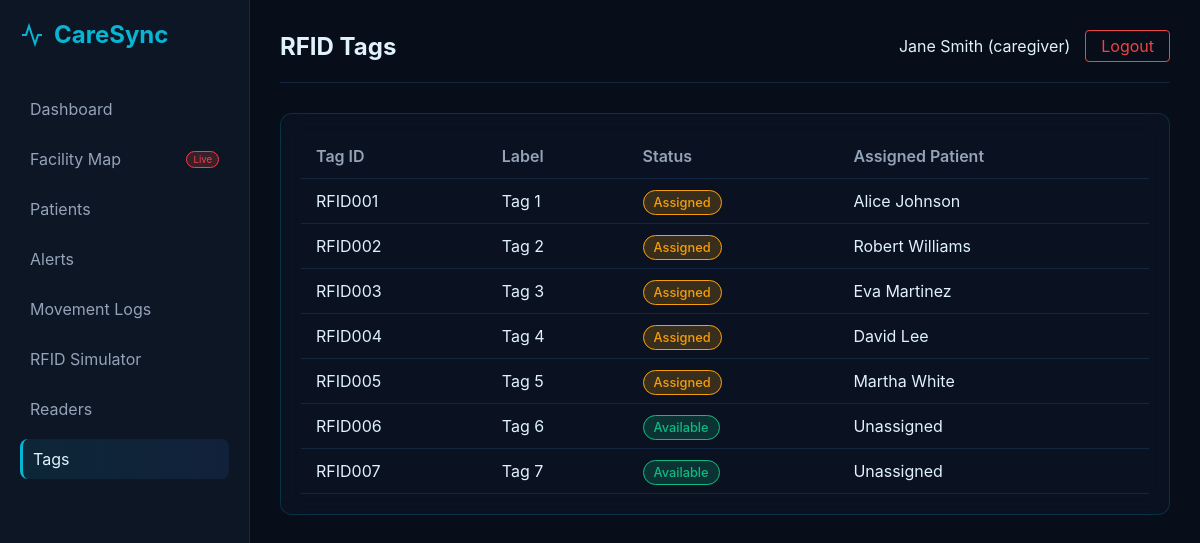
The page /rfid/tags (signed in) on the database its author committed.
### tables this page shows
CREATE TABLE rfid_tags (
    id INTEGER PRIMARY KEY AUTOINCREMENT,
    tag_id TEXT UNIQUE NOT NULL,
    tag_label TEXT,
    status TEXT NOT NULL DEFAULT 'Available',
    assigned_patient_id INTEGER,
    FOREIGN KEY(assigned_patient_id) REFERENCES patients(id)
);

CREATE TABLE patients (
    id INTEGER PRIMARY KEY AUTOINCREMENT,
    patient_code TEXT UNIQUE NOT NULL,
    name TEXT NOT NULL,
    age INTEGER,
    gender TEXT,
    medical_condition TEXT,
    rfid_tag_id TEXT,
    assigned_caregiver_id INTEGER,
    current_location TEXT,
    room_number TEXT,
    status TEXT NOT NULL DEFAULT 'Normal',
    emergency_contact TEXT,
    notes TEXT,
    last_seen DATETIME,
    FOREIGN KEY(rfid_tag_id) REFERENCES rfid_tags(tag_id),
    FOREIGN KEY(assigned_caregiver_id) REFERENCES users(id)
);

### routes/rfid_routes.py (the view)
@rfid_bp.route('/tags')
@login_required
def list_tags():
    tags = query_db("""
        SELECT t.*, p.name as patient_name
        FROM rfid_tags t
        LEFT JOIN patients p ON t.assigned_patient_id = p.id
    """)
    return render_template('rfid/tags.html', tags=tags)

### database/db.py (called while the page is built)
def get_db():
    db = getattr(g, '_database', None)
    if db is None:
        db = g._database = sqlite3.connect(DATABASE)
        db.row_factory = sqlite3.Row
    return db

def close_connection(exception):
    db = getattr(g, '_database', None)
    if db is not None:
        db.close()

def query_db(query, args=(), one=False):
    cur = get_db().execute(query, args)
    rv = cur.fetchall()
    cur.close()
    return (rv[0] if rv else None) if one else rv

### routes/auth_routes.py (called while the page is built)
def login_required(f):
    @wraps(f)
    def decorated_function(*args, **kwargs):
        if 'user_id' not in session:
            return redirect(url_for('auth.login', next=request.url))
        return f(*args, **kwargs)
    return decorated_function

### templates/rfid/tags.html (shortened to what this page needs)
{% extends 'base.html' %}
{% block page_title %}RFID Tags{% endblock %}
{% block content %}
<div class="card">
    <table>
        <thead>
            <tr>
                <th>Tag ID</th>
                <th>Label</th>
                <th>Status</th>
                <th>Assigned Patient</th>
            </tr>
        </thead>
        <tbody>
            {% for t in tags %}
            <tr>
                <td>{{ t.tag_id }}</td>
                <td>{{ t.tag_label }}</td>
                <td>
                    {% if t.status == 'Assigned' %}
                        <span class="badge amber">{{ t.status }}</span>
                    {% else %}
                        <span class="badge green">{{ t.status }}</span>
                    {% endif %}
                </td>
                <td>{{ t.patient_name or 'Unassigned' }}</td>
            </tr>
            {% endfor %}
        </tbody>
    </table>
</div>
{% endblock %}

### static/css/style.css (style rules this page uses)
:root { --bg-dark: #070d19; --bg-card: rgba(16, 26, 43, 0.7); --border-color: rgba(43, 90, 150, 0.3); --text-primary: #e0f2fe; --text-secondary: #94a3b8; --accent-cyan: #06b6d4; --accent-blue: #3b82f6; --status-green: #10b981; --status-amber: #f59e0b; --status-red: #ef4444; --glass-bg: rgba(16, 26, 43, 0.4); --glass-border: rgba(6, 182, 212, 0.2); --glass-blur: blur(12px); }
* { box-sizing: border-box; margin: 0; padding: 0; font-family: 'Inter', 'Segoe UI', Tahoma, Geneva, Verdana, sans-serif; }
body { background-color: var(--bg-dark); color: var(--text-primary); display: flex; min-height: 100vh; }
.card { background: var(--glass-bg); backdrop-filter: var(--glass-blur); border: 1px solid var(--glass-border); border-radius: 12px; padding: 20px; margin-bottom: 20px; }
.badge { padding: 4px 10px; border-radius: 20px; font-size: 0.8rem; font-weight: 500; }
.badge.green { background: rgba(16, 185, 129, 0.2); color: var(--status-green); border: 1px solid var(--status-green); }
.badge.amber { background: rgba(245, 158, 11, 0.2); color: var(--status-amber); border: 1px solid var(--status-amber); }
table { width: 100%; border-collapse: collapse; }
th, td { padding: 12px 15px; text-align: left; border-bottom: 1px solid var(--border-color); }
th { color: var(--text-secondary); font-weight: 600; }

### rows shown on the page
rfid_tags: tag_id "RFID001", tag_label "Tag 1", status "Assigned", name "Alice Johnson"
rfid_tags: tag_id "RFID002", tag_label "Tag 2", status "Assigned", name "Robert Williams"
rfid_tags: tag_id "RFID003", tag_label "Tag 3", status "Assigned", name "Eva Martinez"
rfid_tags: tag_id "RFID004", tag_label "Tag 4", status "Assigned", name "David Lee"
rfid_tags: tag_id "RFID005", tag_label "Tag 5", status "Assigned", name "Martha White"
rfid_tags: tag_id "RFID006", tag_label "Tag 6", status "Available", patient_name "Unassigned"
rfid_tags: tag_id "RFID007", tag_label "Tag 7", status "Available", patient_name "Unassigned"

### other values the page prints
{{ session.get('full_name') }} "Jane Smith"
{{ session.get('role') }} "caregiver"
